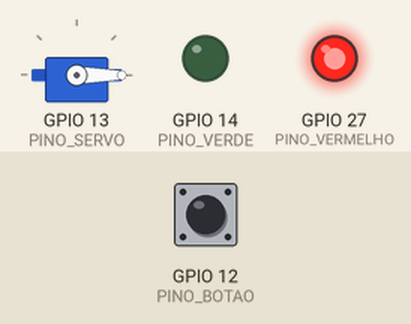
This sketch was run on a simulated ESP32. On the bench: servo, output pins drawn as LEDs (lit = HIGH). The inputs (shaded band) are chosen by the test bench; at power-on: GPIO 12 (PINO_BOTAO) HIGH. WiFi joins after 1.5 s; servers stay silent unless stated; random numbers use the default seed unless the sketch sets one; no MQTT or app messages arrive unless stated; what the sketch prints to the serial monitor is not drawn.

Above: at 2.8 s.
2.9 s: GPIO 12 (PINO_BOTAO) pulled LOW for 0.15 s
At 3.9 s:
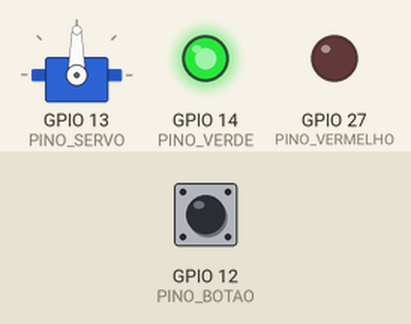
10.5 s: GPIO 12 (PINO_BOTAO) pulled LOW for 1 s
At 15.9 s:
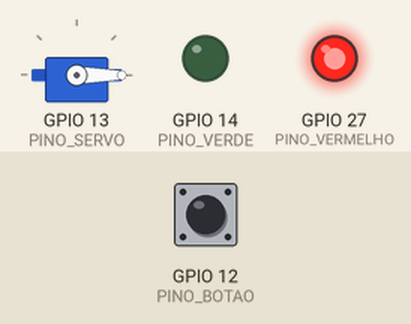
Timing chart, 0 to 17.4 s (numbered marks = the images above; inputs shaded):
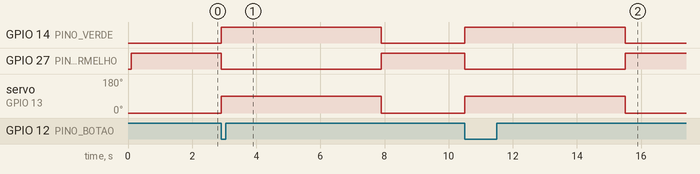

The sketch:

sketch_hivemq.ino
```cpp
/*
 * ====================================================================
 * USINA NUCLEAR ANGRA III — SISTEMA IOT COM HIVEMQ (ATIVIDADE 07 & 08)
 * Microcontrolador: ESP32 DevKit v4 (Simulação Wokwi)
 * Broker MQTT: broker.hivemq.com (Porta TCP 1883)
 *
 * Funcionalidades:
 * 1. Conexão Wi-Fi (Wokwi-GUEST) e reconexão automática ao Broker HiveMQ.
 * 2. Publicação periódica de dados de telemetria dos sensores (Temperatura,
 *    Pressão, Radiação, Potência e Estado da Trava).
 * 3. Assinatura e recepção de comandos remotos da página Web via MQTT:
 *    - angra3/comandos/fechadura: Destravar (1) / Travar (0)
 *    - angra3/comandos/scram: Parada de emergência imediata
 *    - angra3/comandos/bomba: Acionamento de refrigeração
 * 4. Controle local por botão físico (GPIO 12) com debounce e temporizador
 *    de fechamento automático de 5 segundos.
 * 5. Atuação de Servo Motor (GPIO 13) e sinalização com LEDs (Verde GPIO 14 / Vermelho GPIO 27).
 * ====================================================================
 */

#include <WiFi.h>
#include <PubSubClient.h>
#include <ESP32Servo.h>

// --- Credenciais de Wi-Fi e Broker HiveMQ ---
const char* WIFI_SSID     = "Wokwi-GUEST";
const char* WIFI_PASSWORD = "";

// HiveMQ Broker Público Gratuito (TCP)
const char* MQTT_BROKER   = "broker.hivemq.com";
const int   MQTT_PORT     = 1883;

// Tópicos MQTT Padronizados
const char* TOPICO_TELEMETRIA    = "angra3/telemetria";
const char* TOPICO_STATUS_TRAVA  = "angra3/fechadura/status";
const char* TOPICO_STATUS_REATOR = "angra3/reator/status";
const char* TOPICO_ALERTAS       = "angra3/alertas";
const char* TOPICO_COMANDOS_SUB  = "angra3/comandos/#";

// --- Mapeamento de Pinos Físicos ---
const int PINO_SERVO    = 13; // Sinal PWM do Servo Motor
const int PINO_BOTAO    = 12; // Botão de acionamento físico local
const int PINO_VERDE    = 14; // LED Verde (Destravado / Normal)
const int PINO_VERMELHO = 27; // LED Vermelho (Travado / Alerta)
const int PINO_SENSOR   = 34; // Entrada Analógica (Opcional - Potenciômetro/Sensor)

// --- Instâncias dos Objetos ---
WiFiClient espClient;
PubSubClient mqttClient(espClient);
Servo meuServo;

// --- Variáveis de Controle e Estado ---
bool portaDestravada     = false;
bool modoScramAtivo      = false;
unsigned long tempoAbertura = 0;
const unsigned long TEMPO_PORTA_ABERTA = 5000; // 5 segundos aberta
int ultimoEstadoBotao    = HIGH;
unsigned long ultimoDebounce = 0;

// Variáveis de Telemetria dos Sensores
unsigned long ultimoEnvioTelemetria = 0;
const unsigned long INTERVALO_TELEMETRIA = 2000; // Envia a cada 2 segundos

float temperaturaBase = 327.0;
float pressaoBase     = 155.0;
float radiacaoBase    = 0.12;
int   potenciaBase    = 1405;

// --- Protótipos de Funções ---
void setupWifi();
void reconnectMqtt();
void processarComandoMqtt(char* topic, byte* payload, unsigned int length);
void acionarAbertura(const char* origem);
void travarPorta();
void ativarScram();
void enviarTelemetria();

void setup() {
  Serial.begin(115200);
  delay(100);

  Serial.println("\n==================================================");
  Serial.println("  Usina Nuclear Angra III - ESP32 HiveMQ Gateway  ");
  Serial.println("==================================================");

  // 1. Configuração dos Pinos
  pinMode(PINO_BOTAO, INPUT_PULLUP);
  pinMode(PINO_VERDE, OUTPUT);
  pinMode(PINO_VERMELHO, OUTPUT);

  // Estado inicial dos LEDs: Travado (Vermelho ligado, Verde desligado)
  digitalWrite(PINO_VERMELHO, HIGH);
  digitalWrite(PINO_VERDE, LOW);

  // 2. Inicialização segura do Servo Motor
  ESP32PWM::allocateTimer(0);
  meuServo.setPeriodHertz(50);
  meuServo.attach(PINO_SERVO, 500, 2400);
  meuServo.write(0); // Posição travada (0 graus)

  // 3. Conexão ao Wi-Fi
  setupWifi();

  // 4. Configuração do Cliente MQTT HiveMQ
  mqttClient.setServer(MQTT_BROKER, MQTT_PORT);
  mqttClient.setCallback(processarComandoMqtt);
  mqttClient.setBufferSize(512); // Amplia buffer MQTT para suporte a payloads JSON completos
}

void loop() {
  // Mantém a conexão com o broker HiveMQ
  if (!mqttClient.connected()) {
    reconnectMqtt();
  }
  mqttClient.loop();

  // 1. Leitura do Botão Físico com Debounce
  int leituraBotao = digitalRead(PINO_BOTAO);
  if (leituraBotao == LOW && ultimoEstadoBotao == HIGH && (millis() - ultimoDebounce > 250)) {
    ultimoDebounce = millis();
    Serial.println("[BOTAO] Botao fisico de saida acionado!");
    acionarAbertura("Botao Fisico");
  }
  ultimoEstadoBotao = leituraBotao;

  // 2. Temporizador de 5 segundos para fechar automaticamente
  if (portaDestravada && !modoScramAtivo && (millis() - tempoAbertura >= TEMPO_PORTA_ABERTA)) {
    Serial.println("[TIMER] Tempo esgotado (5s) -> Fechando trava...");
    travarPorta();
  }

  // 3. Piscar LED vermelho caso SCRAM esteja ativo
  if (modoScramAtivo) {
    digitalWrite(PINO_VERMELHO, (millis() / 300) % 2);
  }

  // 4. Envio Periódico de Telemetria para o HiveMQ
  if (millis() - ultimoEnvioTelemetria >= INTERVALO_TELEMETRIA) {
    ultimoEnvioTelemetria = millis();
    enviarTelemetria();
  }
}

// --- Conexão ao Wi-Fi ---
void setupWifi() {
  Serial.print("[WIFI] Conectando a ");
  Serial.println(WIFI_SSID);

  WiFi.mode(WIFI_STA);
  WiFi.begin(WIFI_SSID, WIFI_PASSWORD);

  int tentativas = 0;
  while (WiFi.status() != WL_CONNECTED && tentativas < 20) {
    delay(500);
    Serial.print(".");
    tentativas++;
  }

  if (WiFi.status() == WL_CONNECTED) {
    Serial.println("\n[WIFI] Conectado com sucesso!");
    Serial.print("[WIFI] Endereco IP: ");
    Serial.println(WiFi.localIP());
  } else {
    Serial.println("\n[WIFI] Falha na conexao. Tentando novamente no loop.");
  }
}

// --- Conexão e Reconexão ao Broker HiveMQ ---
void reconnectMqtt() {
  static unsigned long ultimaTentativa = 0;
  if (millis() - ultimaTentativa < 4000) return;
  ultimaTentativa = millis();

  Serial.print("[MQTT] Tentando conectar ao Broker HiveMQ (");
  Serial.print(MQTT_BROKER);
  Serial.print(")... ");

  // Gera um ID de cliente único para evitar conflitos no broker público
  String clientId = "ESP32_Angra3_" + String(random(0xffff), HEX);

  if (mqttClient.connect(clientId.c_str())) {
    Serial.println("CONECTADO!");

    // Assina os canais de comando
    mqttClient.subscribe(TOPICO_COMANDOS_SUB);
    Serial.print("[MQTT] Inscrito no topico: ");
    Serial.println(TOPICO_COMANDOS_SUB);

    // Publica status de online
    mqttClient.publish(TOPICO_STATUS_REATOR, modoScramAtivo ? "SCRAM" : "ONLINE", true);
    mqttClient.publish(TOPICO_STATUS_TRAVA, portaDestravada ? "1" : "0", true);
  } else {
    Serial.print("FALHA, rc=");
    Serial.print(mqttClient.state());
    Serial.println(" - Tentando novamente em 4s");
  }
}

// --- Callback para Tratar Comandos Recebidos do HiveMQ ---
void processarComandoMqtt(char* topic, byte* payload, unsigned int length) {
  // Converte o payload para string legível
  String mensagem = "";
  for (unsigned int i = 0; i < length; i++) {
    mensagem += (char)payload[i];
  }
  mensagem.trim();

  Serial.print("[MQTT RX] Topico: ");
  Serial.print(topic);
  Serial.print(" | Mensagem: ");
  Serial.println(mensagem);

  String strTopic = String(topic);

  // 1. Comando da Fechadura / Trava
  if (strTopic.endsWith("/fechadura") || strTopic.endsWith("smartlock-comando")) {
    if (mensagem == "1" || mensagem.equalsIgnoreCase("open") || mensagem.equalsIgnoreCase("destravar")) {
      modoScramAtivo = false;
      acionarAbertura("Nuvem HiveMQ");
    } else if (mensagem == "0" || mensagem.equalsIgnoreCase("close") || mensagem.equalsIgnoreCase("travar")) {
      travarPorta();
    }
  }
  // 2. Comando SCRAM (Parada de Emergência)
  else if (strTopic.endsWith("/scram")) {
    if (mensagem == "1" || mensagem.equalsIgnoreCase("SCRAM")) {
      ativarScram();
    }
  }
  // 3. Reset / Retorno da Emergência
  else if (strTopic.endsWith("/reset")) {
    modoScramAtivo = false;
    digitalWrite(PINO_VERMELHO, HIGH);
    digitalWrite(PINO_VERDE, LOW);
    meuServo.write(0);
    mqttClient.publish(TOPICO_STATUS_REATOR, "ONLINE");
    Serial.println("[SISTEMA] Modo normal restaurado.");
  }
}

// --- Ação de Destravar a Fechadura ---
void acionarAbertura(const char* origem) {
  meuServo.write(90);                 // Move o servo para 90 graus (Destravado)
  digitalWrite(PINO_VERMELHO, LOW);   // Apaga LED vermelho
  digitalWrite(PINO_VERDE, HIGH);     // Acende LED verde

  portaDestravada = true;
  tempoAbertura = millis();           // Inicia contagem de 5s

  Serial.print("[TRAVA] Destravada por: ");
  Serial.println(origem);

  if (mqttClient.connected()) {
    mqttClient.publish(TOPICO_STATUS_TRAVA, "1");
    mqttClient.publish(TOPICO_ALERTAS, "Trava de Contencao Destravada");
  }
}

// --- Ação de Travar a Fechadura ---
void travarPorta() {
  meuServo.write(0);                  // Retorna o servo para 0 graus (Travado)
  digitalWrite(PINO_VERMELHO, HIGH);  // Acende LED vermelho
  digitalWrite(PINO_VERDE, LOW);      // Apaga LED verde

  portaDestravada = false;

  Serial.println("[TRAVA] Travada com sucesso.");

  if (mqttClient.connected()) {
    mqttClient.publish(TOPICO_STATUS_TRAVA, "0");
  }
}

// --- Ação de Emergência SCRAM ---
void ativarScram() {
  modoScramAtivo = true;
  portaDestravada = false;
  meuServo.write(0); // Insere imediatamente todas as travas e hastes de controle

  digitalWrite(PINO_VERDE, LOW);
  digitalWrite(PINO_VERMELHO, HIGH);

  potenciaBase = 0;

  Serial.println("==========================================");
  Serial.println("  [ALERTA CRITICO] SCRAM EXECUTADO!       ");
  Serial.println("==========================================");

  if (mqttClient.connected()) {
    mqttClient.publish(TOPICO_STATUS_REATOR, "SCRAM", true);
    mqttClient.publish(TOPICO_STATUS_TRAVA, "0", true);
    mqttClient.publish(TOPICO_ALERTAS, "CRITICO: SCRAM ATIVADO NO ESP32!", true);
  }
}

// --- Envio de Telemetria para o HiveMQ ---
void enviarTelemetria() {
  if (!mqttClient.connected()) return;

  // Simula pequenas flutuações físicas normais do reator
  float variacaoTemp = (random(-15, 16)) / 10.0;
  float variacaoPress = (random(-10, 11)) / 10.0;
  float variacaoRad  = (random(-2, 3)) / 100.0;

  float tempAtual  = modoScramAtivo ? 85.0 : (temperaturaBase + variacaoTemp);
  float pressAtual = modoScramAtivo ? 45.0 : (pressaoBase + variacaoPress);
  float radAtual   = modoScramAtivo ? 0.05 : (radiacaoBase + variacaoRad);
  int   potAtual   = modoScramAtivo ? 0 : (potenciaBase + random(-8, 9));

  // Formata o pacote JSON compacto
  char jsonBuffer[256];
  snprintf(jsonBuffer, sizeof(jsonBuffer),
    "{\"temperatura\":%.2f,\"pressao\":%.2f,\"radiacao\":%.3f,\"potencia\":%d,\"trava\":%d,\"servo\":%d}",
    tempAtual,
    pressAtual,
    radAtual,
    potAtual,
    portaDestravada ? 1 : 0,
    portaDestravada ? 90 : 0
  );

  mqttClient.publish(TOPICO_TELEMETRIA, jsonBuffer);
  Serial.print("[TELEMETRIA ENVIADA] ");
  Serial.println(jsonBuffer);
}
```

Measured:
- after the input at 2.9 s, GPIO 14 (PINO_VERDE): LOW → HIGH at once, → LOW 5.0 s later; GPIO 27 (PINO_VERMELHO): HIGH → LOW at once, → HIGH 5.0 s later; servo on GPIO 13 (PINO_SERVO): 0° → 90° at once, → 0° 5.0 s later
- after the input at 10.5 s, GPIO 14 (PINO_VERDE): LOW → HIGH at once, → LOW 5.0 s later; GPIO 27 (PINO_VERMELHO): HIGH → LOW at once, → HIGH 5.0 s later; servo on GPIO 13 (PINO_SERVO): 0° → 90° at once, → 0° 5.0 s later
